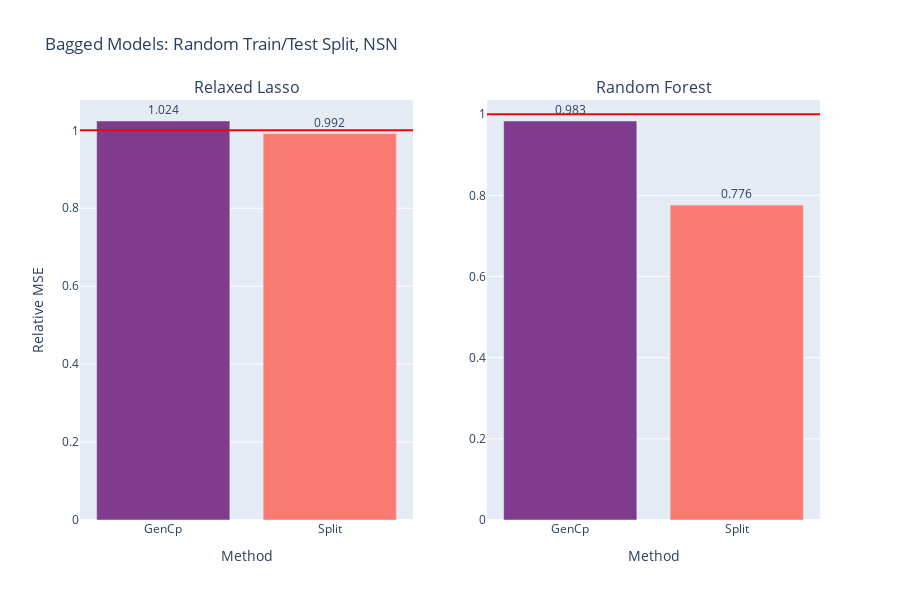

Notebook source saved alongside this figure:
### Code cell
fig = gen_model_barplots(
    model_errs, 
    model_names, 
    est_names, 
    title="Bagged Models: Random Train/Test Split, NSN", 
    color_discrete_sequence=[px.colors.qualitative.Bold[i] for i in [0,9]],
    fig_name="bag_trts_ind",
)
fig.show()

### Figure 1 — Plotly figure (JSON) as saved in the notebook; plotly's stock layout.template omitted (floating-point values rounded to 4 significant figures)
{"data": [{"marker": {"color": ["rgb(127, 60, 141)", "rgb(249, 123, 114)"]}, "text": [1.024, 0.992], "textposition": "outside", "type": "bar", "x": ["GenCp", "Split"], "xaxis": "x", "y": [1.024, 0.9916], "yaxis": "y"}, {"marker": {"color": ["rgb(127, 60, 141)", "rgb(249, 123, 114)"]}, "text": [0.983, 0.776], "textposition": "outside", "type": "bar", "x": ["GenCp", "Split"], "xaxis": "x2", "y": [0.9832, 0.776], "yaxis": "y2"}], "layout": {"annotations": [{"font": {"size": 16}, "showarrow": false, "text": "Relaxed Lasso", "x": 0.225, "xanchor": "center", "xref": "paper", "y": 1, "yanchor": "bottom", "yref": "paper"}, {"font": {"size": 16}, "showarrow": false, "text": "Random Forest", "x": 0.775, "xanchor": "center", "xref": "paper", "y": 1, "yanchor": "bottom", "yref": "paper"}], "height": 600, "shapes": [{"line": {"color": "red"}, "type": "line", "x0": 0, "x1": 1, "xref": "x domain", "y0": 1, "y1": 1, "yref": "y"}, {"line": {"color": "red"}, "type": "line", "x0": 0, "x1": 1, "xref": "x2 domain", "y0": 1, "y1": 1, "yref": "y2"}], "showlegend": false, "title": {"text": "Bagged Models: Random Train/Test Split, NSN"}, "width": 900, "xaxis": {"anchor": "y", "domain": [0, 0.45], "title": {"text": "Method"}}, "xaxis2": {"anchor": "y2", "domain": [0.55, 1], "title": {"text": "Method"}}, "yaxis": {"anchor": "x", "domain": [0, 1], "title": {"text": "Relative MSE"}}, "yaxis2": {"anchor": "x2", "domain": [0, 1]}}}
